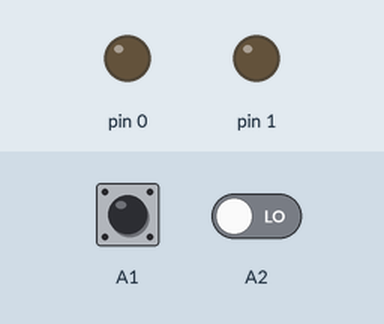
A sketch run on a simulated Arduino Uno, built with avr-gcc and run on an emulated ATmega328P. On the bench: output pins drawn as LEDs (lit = HIGH). Dashed ring = blinking. The inputs (shaded band) are chosen by the test bench; at power-on: A1 LOW, A2 LOW.

Above: at 0.1 s.
At 1.1 s:
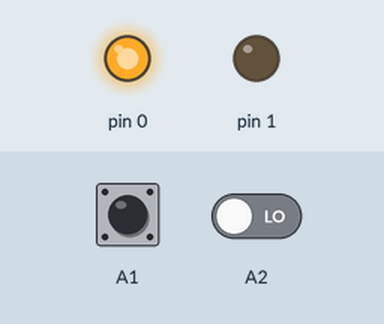
1.3 s: A1 pulsed HIGH 2 times (0.12 s each, 0.3 s apart)
At 2.52 s:
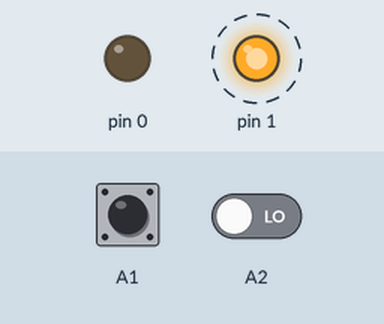
Timing chart, 0 to 10.9 s (numbered marks = the images above; inputs shaded):
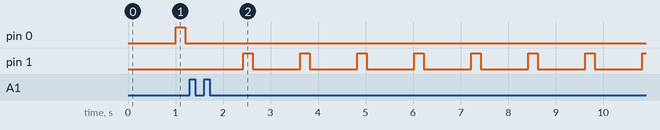

The sketch:

rclights.ino
```cpp
#include <EEPROM.h>

#include "rclights.h"

const int deadBand = 2;
const int closeEnough = 20;
const int valueTooLow = 500;
const int valueTooHigh = 3000;

unsigned long nextWrite = 0;

sensor led1 = { A1, 0, 6000, 0, 0, false};
sensor led2 = { A2, 1, 6000, 0, 0, false};

void setup() {
  setupLed(&led1);
  setupLed(&led2);
  loadEEProm(&led1, 0);
  loadEEProm(&led2, 4);
}

void setupLed(sensor *led) {
  pinMode(led->in, INPUT);
  pinMode(led->out, OUTPUT);
}

void loadEEProm(sensor *led, int pos) {
  led->minValue = (EEPROM.read(pos) << 8) | EEPROM.read(pos + 1);
  led->maxValue = (EEPROM.read(pos + 2) << 8) | EEPROM.read(pos + 3);
  if (led->minValue < valueTooLow || led->minValue > valueTooHigh) {
    led->minValue = 6000;
  }
  if (led->maxValue > valueTooHigh || led->maxValue < valueTooLow) {
    led->maxValue = 0;
  }
}

void writeEEProm(sensor *led, int pos) {
  if (!led->dirty) {
    return;
  }

  EEPROM.write(pos++, led->minValue >> 8);
  EEPROM.write(pos++, led->minValue & 0xff);
  EEPROM.write(pos++, led->maxValue >> 8);
  EEPROM.write(pos++, led->maxValue & 0xff);

  led->dirty = false;
}

void rangeCheck(sensor *led, unsigned long val) {
  if (val < led->minValue || val > led->maxValue) {
    led->minValue = min(val, led->minValue);
    led->maxValue = max(val, led->maxValue);
    led->dirty = true;
  }
}

void updateLed(sensor* led) {
  unsigned long val = pulseIn(led->in, HIGH);
  while (val < valueTooLow) { // failsafe
    analogWrite(led->out, 255);
    delay(200);
    analogWrite(led->out, 0);
    val = pulseIn(led->in, HIGH);
  }

  rangeCheck(led, val);
  if (abs(val - led->lastValue) > deadBand) {
    if (val < led->minValue + closeEnough) {
      analogWrite(led->out, 0);
    } else {
      analogWrite(led->out, map(val, led->minValue, led->maxValue, 0, 255));
    }
    led->lastValue = val;
  }
}

void loop() {
  updateLed(&led1);
  updateLed(&led2);
  delay(100);

  if (millis() > nextWrite) {
    writeEEProm(&led1, 0);
    writeEEProm(&led2, 4);
    nextWrite = millis() + 10000;
  }
}
```

rclights.h
```cpp
typedef struct {
    int in;
    int out;
    int minValue;
    int maxValue;
    int lastValue;
    bool dirty;
} sensor;
```

Measured:
- after the input at 1.3 s, pin 0: stops changing and stays LOW; pin 1: alternates HIGH for 0.20 s and LOW for 1.0 s, starting after 1.1 s
